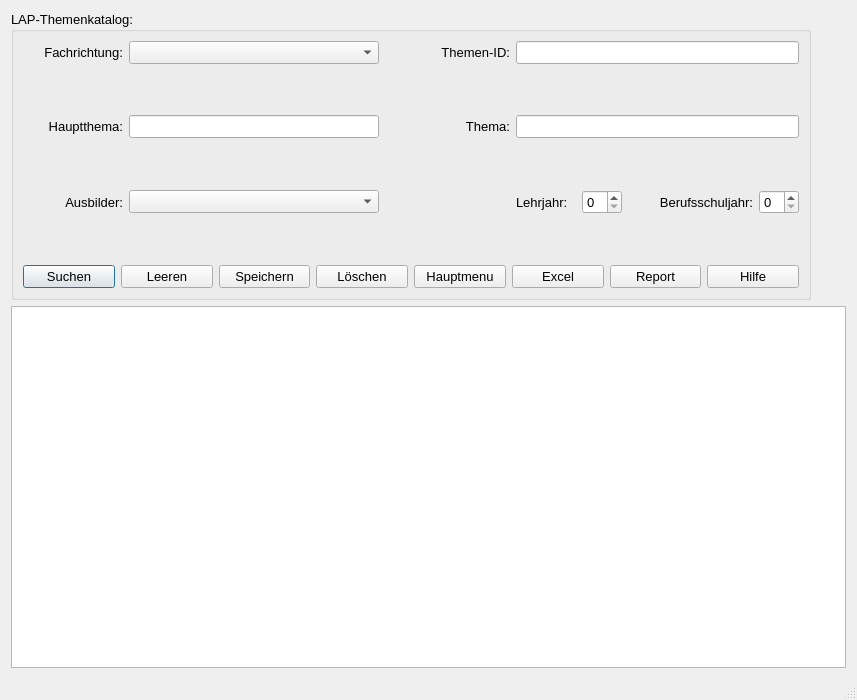
<?xml version="1.0" encoding="UTF-8"?>
<ui version="4.0">
 <class>Dialog_Themenkatalog</class>
 <widget class="QDialog" name="Dialog_Themenkatalog">
  <property name="geometry">
   <rect>
    <x>0</x>
    <y>0</y>
    <width>857</width>
    <height>700</height>
   </rect>
  </property>
  <property name="minimumSize">
   <size>
    <width>857</width>
    <height>700</height>
   </size>
  </property>
  <property name="windowTitle">
   <string>LAP-Themenkatalog</string>
  </property>
  <property name="sizeGripEnabled">
   <bool>true</bool>
  </property>
  <layout class="QVBoxLayout" name="verticalLayout">
   <item>
    <widget class="QGroupBox" name="gB_LAP_Themenkatalog">
     <property name="sizePolicy">
      <sizepolicy hsizetype="Fixed" vsizetype="MinimumExpanding">
       <horstretch>0</horstretch>
       <verstretch>0</verstretch>
      </sizepolicy>
     </property>
     <property name="minimumSize">
      <size>
       <width>800</width>
       <height>0</height>
      </size>
     </property>
     <property name="maximumSize">
      <size>
       <width>16777215</width>
       <height>310</height>
      </size>
     </property>
     <property name="font">
      <font>
       <pointsize>10</pointsize>
      </font>
     </property>
     <property name="title">
      <string>LAP-Themenkatalog:</string>
     </property>
     <layout class="QGridLayout" name="gridLayout_2">
      <item row="0" column="0">
       <widget class="QLabel" name="lbl_Fachgebiet_2">
        <property name="minimumSize">
         <size>
          <width>100</width>
          <height>0</height>
         </size>
        </property>
        <property name="font">
         <font>
          <pointsize>10</pointsize>
         </font>
        </property>
        <property name="layoutDirection">
         <enum>Qt::LeftToRight</enum>
        </property>
        <property name="text">
         <string>Fachrichtung:</string>
        </property>
        <property name="alignment">
         <set>Qt::AlignRight|Qt::AlignTrailing|Qt::AlignVCenter</set>
        </property>
       </widget>
      </item>
      <item row="0" column="1">
       <widget class="QComboBox" name="cB_Fachrichtung">
        <property name="minimumSize">
         <size>
          <width>0</width>
          <height>0</height>
         </size>
        </property>
        <property name="maximumSize">
         <size>
          <width>250</width>
          <height>16777215</height>
         </size>
        </property>
        <property name="font">
         <font>
          <pointsize>10</pointsize>
         </font>
        </property>
       </widget>
      </item>
      <item row="0" column="2">
       <widget class="QLabel" name="lbl_Themen_ID">
        <property name="minimumSize">
         <size>
          <width>0</width>
          <height>0</height>
         </size>
        </property>
        <property name="font">
         <font>
          <pointsize>10</pointsize>
         </font>
        </property>
        <property name="text">
         <string>Themen-ID:</string>
        </property>
        <property name="alignment">
         <set>Qt::AlignRight|Qt::AlignTrailing|Qt::AlignVCenter</set>
        </property>
       </widget>
      </item>
      <item row="1" column="2">
       <spacer name="verticalSpacer">
        <property name="orientation">
         <enum>Qt::Vertical</enum>
        </property>
        <property name="sizeHint" stdset="0">
         <size>
          <width>20</width>
          <height>45</height>
         </size>
        </property>
       </spacer>
      </item>
      <item row="2" column="0">
       <widget class="QLabel" name="lbl_Hauptthema">
        <property name="minimumSize">
         <size>
          <width>100</width>
          <height>0</height>
         </size>
        </property>
        <property name="maximumSize">
         <size>
          <width>16777215</width>
          <height>16777215</height>
         </size>
        </property>
        <property name="font">
         <font>
          <pointsize>10</pointsize>
         </font>
        </property>
        <property name="text">
         <string>Hauptthema:</string>
        </property>
        <property name="alignment">
         <set>Qt::AlignRight|Qt::AlignTrailing|Qt::AlignVCenter</set>
        </property>
       </widget>
      </item>
      <item row="2" column="1">
       <widget class="QLineEdit" name="le_Hauptthema">
        <property name="maximumSize">
         <size>
          <width>250</width>
          <height>16777215</height>
         </size>
        </property>
        <property name="font">
         <font>
          <pointsize>10</pointsize>
         </font>
        </property>
       </widget>
      </item>
      <item row="2" column="2">
       <widget class="QLabel" name="lbl_Thema">
        <property name="minimumSize">
         <size>
          <width>0</width>
          <height>0</height>
         </size>
        </property>
        <property name="maximumSize">
         <size>
          <width>16777215</width>
          <height>16777215</height>
         </size>
        </property>
        <property name="font">
         <font>
          <pointsize>10</pointsize>
         </font>
        </property>
        <property name="text">
         <string>Thema:</string>
        </property>
        <property name="alignment">
         <set>Qt::AlignRight|Qt::AlignTrailing|Qt::AlignVCenter</set>
        </property>
       </widget>
      </item>
      <item row="3" column="2">
       <spacer name="verticalSpacer_2">
        <property name="orientation">
         <enum>Qt::Vertical</enum>
        </property>
        <property name="sizeHint" stdset="0">
         <size>
          <width>20</width>
          <height>46</height>
         </size>
        </property>
       </spacer>
      </item>
      <item row="4" column="0">
       <widget class="QLabel" name="lbl_Ausbilder">
        <property name="minimumSize">
         <size>
          <width>100</width>
          <height>0</height>
         </size>
        </property>
        <property name="maximumSize">
         <size>
          <width>60</width>
          <height>16777215</height>
         </size>
        </property>
        <property name="font">
         <font>
          <pointsize>10</pointsize>
         </font>
        </property>
        <property name="text">
         <string>Ausbilder:</string>
        </property>
        <property name="alignment">
         <set>Qt::AlignRight|Qt::AlignTrailing|Qt::AlignVCenter</set>
        </property>
       </widget>
      </item>
      <item row="4" column="1">
       <widget class="QComboBox" name="cB_Ausbilder">
        <property name="maximumSize">
         <size>
          <width>250</width>
          <height>16777215</height>
         </size>
        </property>
        <property name="font">
         <font>
          <pointsize>10</pointsize>
         </font>
        </property>
       </widget>
      </item>
      <item row="4" column="3">
       <widget class="QLabel" name="lbl_Hilfsmittel_2">
        <property name="sizePolicy">
         <sizepolicy hsizetype="Fixed" vsizetype="Preferred">
          <horstretch>0</horstretch>
          <verstretch>0</verstretch>
         </sizepolicy>
        </property>
        <property name="maximumSize">
         <size>
          <width>60</width>
          <height>16777215</height>
         </size>
        </property>
        <property name="font">
         <font>
          <pointsize>10</pointsize>
         </font>
        </property>
        <property name="text">
         <string>Lehrjahr:</string>
        </property>
       </widget>
      </item>
      <item row="4" column="4">
       <widget class="QSpinBox" name="sB_Lehrjahr">
        <property name="sizePolicy">
         <sizepolicy hsizetype="MinimumExpanding" vsizetype="Fixed">
          <horstretch>0</horstretch>
          <verstretch>0</verstretch>
         </sizepolicy>
        </property>
        <property name="minimumSize">
         <size>
          <width>0</width>
          <height>0</height>
         </size>
        </property>
        <property name="maximumSize">
         <size>
          <width>40</width>
          <height>16777215</height>
         </size>
        </property>
        <property name="font">
         <font>
          <pointsize>10</pointsize>
         </font>
        </property>
        <property name="maximum">
         <number>4</number>
        </property>
       </widget>
      </item>
      <item row="4" column="5">
       <widget class="QLabel" name="lbl_BS_Jahr">
        <property name="font">
         <font>
          <pointsize>10</pointsize>
         </font>
        </property>
        <property name="text">
         <string>Berufsschuljahr:</string>
        </property>
        <property name="alignment">
         <set>Qt::AlignRight|Qt::AlignTrailing|Qt::AlignVCenter</set>
        </property>
       </widget>
      </item>
      <item row="4" column="6">
       <widget class="QSpinBox" name="sB_BS_Jahr">
        <property name="minimumSize">
         <size>
          <width>0</width>
          <height>0</height>
         </size>
        </property>
        <property name="maximumSize">
         <size>
          <width>40</width>
          <height>16777215</height>
         </size>
        </property>
        <property name="font">
         <font>
          <pointsize>10</pointsize>
         </font>
        </property>
        <property name="maximum">
         <number>4</number>
        </property>
       </widget>
      </item>
      <item row="5" column="2">
       <spacer name="verticalSpacer_3">
        <property name="orientation">
         <enum>Qt::Vertical</enum>
        </property>
        <property name="sizeHint" stdset="0">
         <size>
          <width>20</width>
          <height>45</height>
         </size>
        </property>
       </spacer>
      </item>
      <item row="2" column="3" colspan="4">
       <widget class="QLineEdit" name="le_Thema">
        <property name="font">
         <font>
          <pointsize>10</pointsize>
         </font>
        </property>
       </widget>
      </item>
      <item row="0" column="3" colspan="4">
       <widget class="QLineEdit" name="le_Themen_ID">
        <property name="font">
         <font>
          <pointsize>10</pointsize>
         </font>
        </property>
       </widget>
      </item>
      <item row="6" column="0" colspan="7">
       <layout class="QHBoxLayout" name="horizontalLayout">
        <item>
         <widget class="QPushButton" name="pB_Suchen">
          <property name="font">
           <font>
            <pointsize>10</pointsize>
           </font>
          </property>
          <property name="text">
           <string>Suchen</string>
          </property>
          <property name="icon">
           <iconset>
            <normaloff>../../_Symbole/UsedSymbols/searchmagnifierinterfacesymbol1_79893.ico</normaloff>../../_Symbole/UsedSymbols/searchmagnifierinterfacesymbol1_79893.ico</iconset>
          </property>
         </widget>
        </item>
        <item>
         <widget class="QPushButton" name="pB_ClearFields">
          <property name="text">
           <string>Leeren</string>
          </property>
          <property name="icon">
           <iconset>
            <normaloff>../../_Symbole/UsedSymbols/-clear_90704.ico</normaloff>../../_Symbole/UsedSymbols/-clear_90704.ico</iconset>
          </property>
         </widget>
        </item>
        <item>
         <widget class="QPushButton" name="pB_Speichern">
          <property name="font">
           <font>
            <pointsize>10</pointsize>
           </font>
          </property>
          <property name="text">
           <string>Speichern</string>
          </property>
          <property name="icon">
           <iconset>
            <normaloff>../../_Symbole/UsedSymbols/save_3621.ico</normaloff>../../_Symbole/UsedSymbols/save_3621.ico</iconset>
          </property>
         </widget>
        </item>
        <item>
         <widget class="QPushButton" name="pB_Loeschen">
          <property name="font">
           <font>
            <pointsize>10</pointsize>
           </font>
          </property>
          <property name="text">
           <string>Löschen</string>
          </property>
          <property name="icon">
           <iconset>
            <normaloff>../../_Symbole/UsedSymbols/seo-social-web-network-internet_262_icon-icons.com_61518.ico</normaloff>../../_Symbole/UsedSymbols/seo-social-web-network-internet_262_icon-icons.com_61518.ico</iconset>
          </property>
         </widget>
        </item>
        <item>
         <widget class="QPushButton" name="pB_Abbrechen">
          <property name="font">
           <font>
            <pointsize>10</pointsize>
           </font>
          </property>
          <property name="text">
           <string>Hauptmenu</string>
          </property>
          <property name="icon">
           <iconset>
            <normaloff>../../_Symbole/UsedSymbols/log-out_icon-icons.com_50106.ico</normaloff>../../_Symbole/UsedSymbols/log-out_icon-icons.com_50106.ico</iconset>
          </property>
         </widget>
        </item>
        <item>
         <widget class="QPushButton" name="pB_Excel">
          <property name="font">
           <font>
            <pointsize>10</pointsize>
           </font>
          </property>
          <property name="text">
           <string>Excel</string>
          </property>
          <property name="icon">
           <iconset>
            <normaloff>../../_Symbole/UsedSymbols/microsoft_excel_icon_132212.ico</normaloff>../../_Symbole/UsedSymbols/microsoft_excel_icon_132212.ico</iconset>
          </property>
         </widget>
        </item>
        <item>
         <widget class="QPushButton" name="pB_Report">
          <property name="font">
           <font>
            <pointsize>10</pointsize>
           </font>
          </property>
          <property name="text">
           <string>Report</string>
          </property>
          <property name="icon">
           <iconset>
            <normaloff>../../_Symbole/UsedSymbols/reporting_noun_report_document_file_icon_148360.ico</normaloff>../../_Symbole/UsedSymbols/reporting_noun_report_document_file_icon_148360.ico</iconset>
          </property>
         </widget>
        </item>
        <item>
         <widget class="QPushButton" name="pB_Hilfe">
          <property name="font">
           <font>
            <pointsize>10</pointsize>
           </font>
          </property>
          <property name="text">
           <string>Hilfe</string>
          </property>
          <property name="icon">
           <iconset>
            <normaloff>../../_Symbole/UsedSymbols/info_13213.ico</normaloff>../../_Symbole/UsedSymbols/info_13213.ico</iconset>
          </property>
         </widget>
        </item>
       </layout>
      </item>
     </layout>
    </widget>
   </item>
   <item>
    <widget class="QTableWidget" name="tW_Db_Themenkatalog">
     <property name="sizePolicy">
      <sizepolicy hsizetype="MinimumExpanding" vsizetype="MinimumExpanding">
       <horstretch>2</horstretch>
       <verstretch>2</verstretch>
      </sizepolicy>
     </property>
     <property name="maximumSize">
      <size>
       <width>16777215</width>
       <height>16777215</height>
      </size>
     </property>
     <property name="sizeIncrement">
      <size>
       <width>10</width>
       <height>10</height>
      </size>
     </property>
     <property name="editTriggers">
      <set>QAbstractItemView::NoEditTriggers</set>
     </property>
     <property name="alternatingRowColors">
      <bool>true</bool>
     </property>
     <attribute name="verticalHeaderVisible">
      <bool>false</bool>
     </attribute>
    </widget>
   </item>
   <item>
    <widget class="QLabel" name="lab_INFO">
     <property name="sizePolicy">
      <sizepolicy hsizetype="MinimumExpanding" vsizetype="Preferred">
       <horstretch>0</horstretch>
       <verstretch>0</verstretch>
      </sizepolicy>
     </property>
     <property name="minimumSize">
      <size>
       <width>0</width>
       <height>0</height>
      </size>
     </property>
     <property name="maximumSize">
      <size>
       <width>16777215</width>
       <height>16777215</height>
      </size>
     </property>
     <property name="sizeIncrement">
      <size>
       <width>10</width>
       <height>10</height>
      </size>
     </property>
     <property name="font">
      <font>
       <pointsize>10</pointsize>
      </font>
     </property>
     <property name="text">
      <string/>
     </property>
    </widget>
   </item>
  </layout>
 </widget>
 <tabstops>
  <tabstop>cB_Fachrichtung</tabstop>
  <tabstop>le_Themen_ID</tabstop>
  <tabstop>le_Hauptthema</tabstop>
  <tabstop>le_Thema</tabstop>
  <tabstop>cB_Ausbilder</tabstop>
  <tabstop>sB_Lehrjahr</tabstop>
  <tabstop>sB_BS_Jahr</tabstop>
  <tabstop>pB_Suchen</tabstop>
  <tabstop>pB_Speichern</tabstop>
  <tabstop>pB_Loeschen</tabstop>
  <tabstop>pB_Abbrechen</tabstop>
  <tabstop>pB_Excel</tabstop>
  <tabstop>pB_Report</tabstop>
  <tabstop>pB_Hilfe</tabstop>
  <tabstop>tW_Db_Themenkatalog</tabstop>
 </tabstops>
 <resources/>
 <connections/>
</ui>
